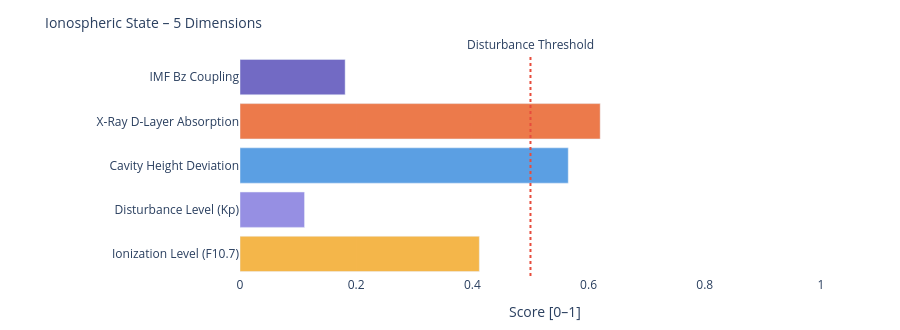

Notebook source saved alongside this figure:
### Markdown cell above
---
### 📐 Systemic Insight: Geometric Cavity vs. Real Schumann Resonance

**Relevant for:** Layer 6 = delta analysis &nbsp;|&nbsp; Layer 7 = feature vector / system interpretation

A cavity height change from 80 km to 70 km shifts the **idealized geometric frequencies** only minimally:

| Modus | Aktuell | Referenz | Δ |
|-------|---------|----------|---|
| SR-1 | 10.4762 Hz | 10.4599 Hz | +16 mHz |
| SR-2 | 18.1452 Hz | 18.1171 Hz | +28 mHz |
| SR-3 | 25.6612 Hz | 25.6215 Hz | +40 mHz |
| SR-4 | 33.1285 Hz | 33.0772 Hz | +51 mHz |

The geometric effect is limited because 10 km is very small compared to Earth's radius (~6371 km).

**Consequence:** Real Schumann deviations are likely driven more strongly by **conductivity, damping, day/night structure, lightning distribution and source geometry** than by pure cavity height.

---

**Layer 6 compares:**
```
geometric Δ from Layer 4  vs.  observed Δ from real Schumann measurement data
```

**Layer 7 Feature:**
```
If real Δ >> geometric Δ  →  non-geometric factors dominant
```

### Code cell
# ============================================================
# IONOSPHERIC STATE – Summary gauge
# Five dimensions: ionization, disturbance, cavity height, X-Ray, Bz coupling
# ============================================================

def norm(v, lo, hi):
    if v is None: return None
    return round(max(0.0, min(1.0, (v - lo) / (hi - lo))), 3)

# Ionization level (F10.7 → F2-Layer)
ioniz = norm(f107_val, 60, 250)

# Disturbance level (Kp → E/F-Layer irregularities)
disturb = norm(kp_val, 0, 9)

# Cavity height deviation from reference (80 km)
h_dev = norm(abs(h_eff - 80), 0, 20)

# X-Ray ionization (D-Layer absorption)
xray_ioniz = None
if xray_now is not None:
    xray_ioniz = norm(math.log10(max(xray_now, 1e-9)) + 9, 0, 5)

# Bz coupling (southward Bz → stronger magnetosphere-ionosphere coupling)
bz_coupling = norm(-(bz_now or 0), -5, 30) if bz_now is not None else None

dims = [
    ('Ionization Level (F10.7)',    ioniz,      '#F2A623'),
    ('Disturbance Level (Kp)',      disturb,    '#7F77DD'),
    ('Cavity Height Deviation',     h_dev,      '#378ADD'),
    ('X-Ray D-Layer Absorption',    xray_ioniz, '#E85D24'),
    ('IMF Bz Coupling',             bz_coupling,'#534AB7'),
]

fig = go.Figure()
for name, val, col in dims:
    if val is not None:
        h = int(val * 20)
        bar = '█' * h + '░' * (20 - h)
        label = f'{name}:  {bar}  {val:.3f}'
    else:
        label = f'{name}:  {"─" * 20}  n/a'
    fig.add_trace(go.Bar(
        x=[val if val is not None else 0],
        y=[name],
        orientation='h',
        marker_color=col, opacity=0.82,
        showlegend=False
    ))

fig.add_vline(x=0.5, line_dash='dot', line_color='#e74c3c',
              annotation_text='Disturbance Threshold', annotation_position='top')
fig.update_layout(
    title=dict(text='Ionospheric State – 5 Dimensions', font=dict(size=14)),
    xaxis=dict(title='Score [0–1]', range=[0, 1.05]),
    height=330, plot_bgcolor='rgba(0,0,0,0)', paper_bgcolor='rgba(0,0,0,0)',
    margin=dict(l=240, r=50, t=55, b=40)
)
fig.show()

print(f'\nIonospheric state:')
for name, val, _ in dims:
    print(f'  {name:<35} {val:.3f}' if val is not None else f'  {name:<35} n/a')

### Figure 1 — Plotly figure (JSON) as saved in the notebook; plotly's stock layout.template omitted (floating-point values rounded to 4 significant figures)
{"data": [{"marker": {"color": "#F2A623"}, "opacity": 0.82, "orientation": "h", "showlegend": false, "type": "bar", "x": [0.412], "y": ["Ionization Level (F10.7)"]}, {"marker": {"color": "#7F77DD"}, "opacity": 0.82, "orientation": "h", "showlegend": false, "type": "bar", "x": [0.111], "y": ["Disturbance Level (Kp)"]}, {"marker": {"color": "#378ADD"}, "opacity": 0.82, "orientation": "h", "showlegend": false, "type": "bar", "x": [0.565], "y": ["Cavity Height Deviation"]}, {"marker": {"color": "#E85D24"}, "opacity": 0.82, "orientation": "h", "showlegend": false, "type": "bar", "x": [0.62], "y": ["X-Ray D-Layer Absorption"]}, {"marker": {"color": "#534AB7"}, "opacity": 0.82, "orientation": "h", "showlegend": false, "type": "bar", "x": [0.181], "y": ["IMF Bz Coupling"]}], "layout": {"annotations": [{"showarrow": false, "text": "Disturbance Threshold", "x": 0.5, "xanchor": "center", "xref": "x", "y": 1, "yanchor": "bottom", "yref": "y domain"}], "height": 330, "margin": {"b": 40, "l": 240, "r": 50, "t": 55}, "paper_bgcolor": "rgba(0,0,0,0)", "plot_bgcolor": "rgba(0,0,0,0)", "shapes": [{"line": {"color": "#e74c3c", "dash": "dot"}, "type": "line", "x0": 0.5, "x1": 0.5, "xref": "x", "y0": 0, "y1": 1, "yref": "y domain"}], "title": {"font": {"size": 14}, "text": "Ionospheric State – 5 Dimensions"}, "xaxis": {"range": [0, 1.05], "title": {"text": "Score [0–1]"}}}}
